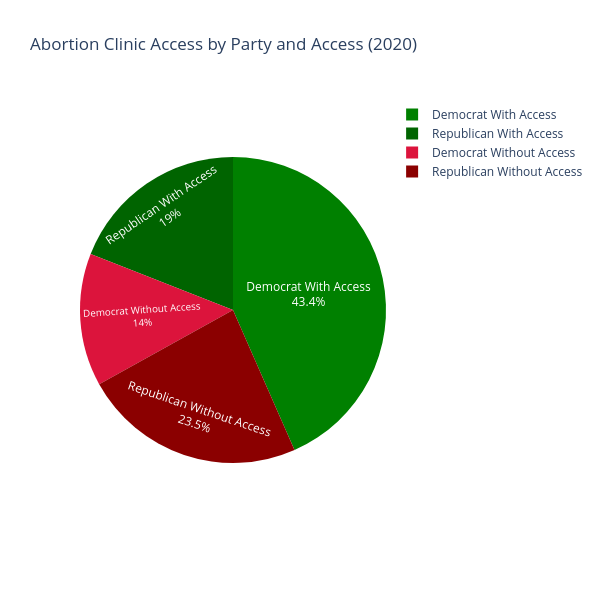

Here is the notebook cell this chart was saved with:
### Code cell
# Create new columns for party affiliation
df['Party'] = df['U.S. State'].map(state_party_map_2020)

# Calculate women with and without access, separated by party
df['Women with access'] = df['Women 15-44'] - df['Women without clinic access']
df['Republican Women Without Access'] = df.apply(lambda row: row['Women without clinic access'] if row['Party'] == 'Republican' else 0, axis=1)
df['Democrat Women Without Access'] = df.apply(lambda row: row['Women without clinic access'] if row['Party'] == 'Democrat' else 0, axis=1)
df['Republican Women With Access'] = df.apply(lambda row: row['Women with access'] if row['Party'] == 'Republican' else 0, axis=1)
df['Democrat Women With Access'] = df.apply(lambda row: row['Women with access'] if row['Party'] == 'Democrat' else 0, axis=1)

# Calculate totals for each category
total_republican_with_access = df['Republican Women With Access'].sum()
total_republican_without_access = df['Republican Women Without Access'].sum()
total_democrat_with_access = df['Democrat Women With Access'].sum()
total_democrat_without_access = df['Democrat Women Without Access'].sum()

# Plot pie chart with labels outside the pie
fig = go.Figure(go.Pie(
    labels=['Democrat With Access', 'Republican With Access', 
            'Democrat Without Access', 'Republican Without Access'],
    values=[total_democrat_with_access, total_republican_with_access, 
            total_democrat_without_access, total_republican_without_access],
    textinfo='label+percent',  # Show percentage inside the slices
    textposition='inside',  # Position the text inside the pie slices
    marker=dict(colors=['green', 'darkgreen', 'crimson', 'darkred']),
    sort=False  # Prevent sorting by value/percent
))

fig.update_layout(
    title='Abortion Clinic Access by Party and Access (2020)',
    width=600,
    height=600
)

fig.show()

### Figure 1 — Plotly figure (JSON) as saved in the notebook; plotly's stock layout.template omitted (floating-point values rounded to 4 significant figures)
{"data": [{"labels": ["Democrat With Access", "Republican With Access", "Democrat Without Access", "Republican Without Access"], "marker": {"colors": ["green", "darkgreen", "crimson", "darkred"]}, "sort": false, "textinfo": "label+percent", "textposition": "inside", "type": "pie", "values": [28780000.0, 12610000.0, 9298000.0, 15600000.0]}], "layout": {"height": 600, "title": {"text": "Abortion Clinic Access by Party and Access (2020)"}, "width": 600}}
